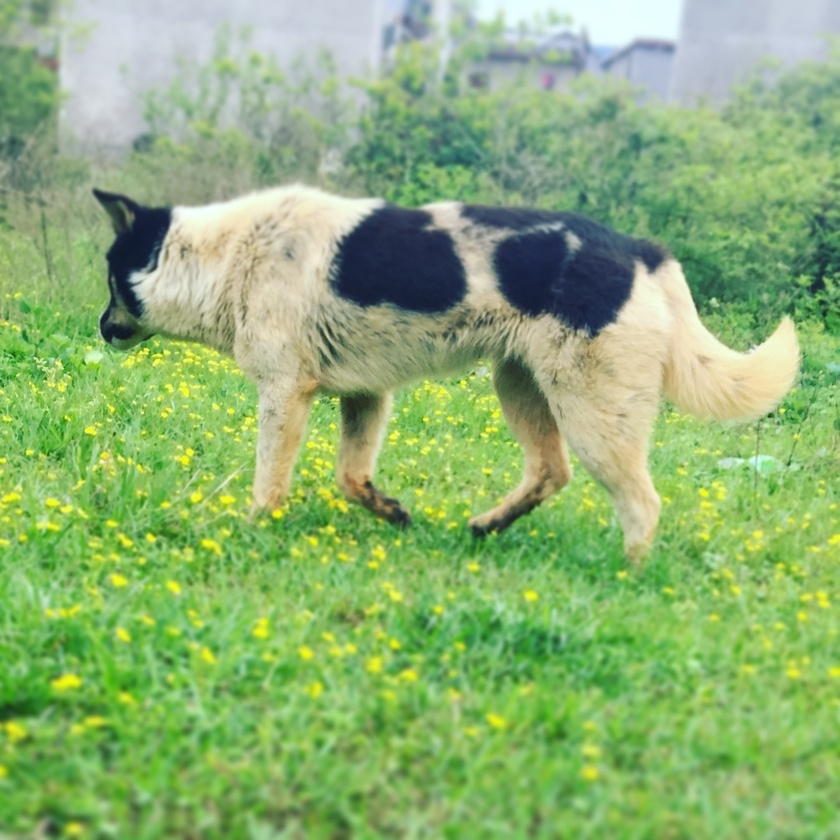
#> input picture OpenCV-Notes/图像的几何变换/img.jpg, 840 x 840 px, shrunk from 1426 x 1426 before the run
$ python Mirror.py
#> lines starting #> are read from the running program, lines starting #| are printed output that depends on the picture; after the words box and inside, x2 and y2 are one past the last pixel; in counts of white or black regions, pixels touching at a corner belong together
import cv2
import numpy as np
img = cv2.imread('img.jpg', 1)
#> img is the input picture: shape (840, 840, 3); mean B, G, R 115.4, 176.9, 140.5
# cv2.imshow('src', img)
imginfo = img.shape
#> imginfo = (840, 840, 3)
height = imginfo[0]
#> height = 840
width = imginfo[1]
#> width = 840
deep = imginfo[2]
#> deep = 3
newimginfo = (height*2, width*2, deep)
#> newimginfo = (1680, 1680, 3)
dst = np.zeros(newimginfo, np.uint8)
for i in range(0, height):
    for j in range(0, width):
        dst[i, j] = img[i, j]
        dst[height*2-i-1, j] = img[i, j]
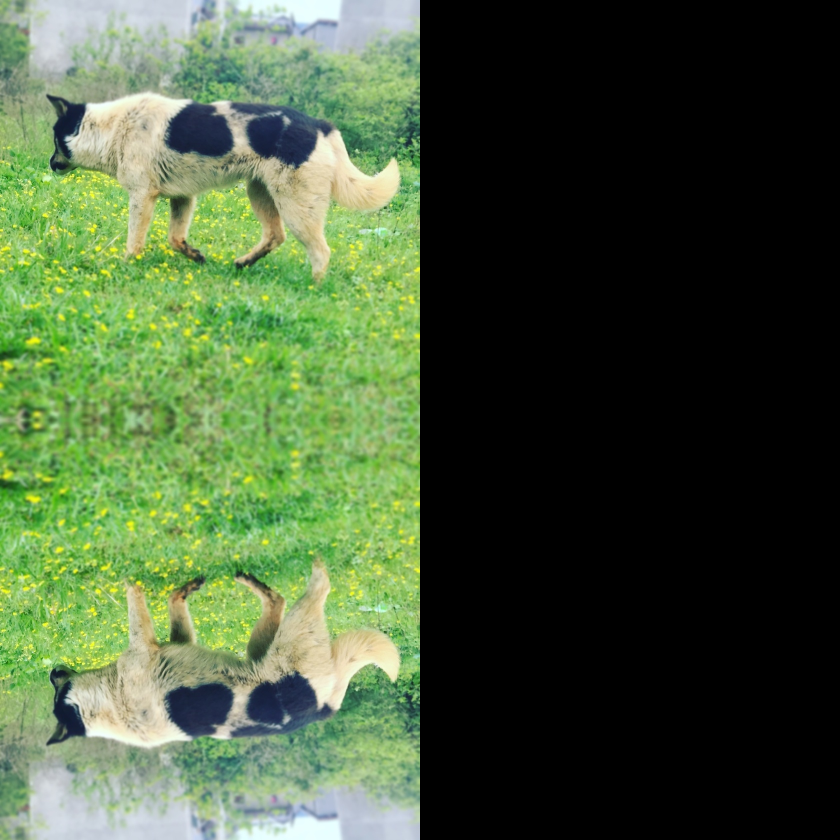
#> dst: shape (1680, 1680, 3) (shown at 1/2 size); mean B, G, R 57.7, 88.5, 70.2
for i in range(0, width):
    dst[height, i]=(0,0,255)
#> dst: shape (1680, 1680, 3); 0.03% of pixels changed, all inside (x1, y1, x2, y2) = (0, 840, 840, 841)

cv2.imshow('image', dst)
cv2.waitKey(0)
